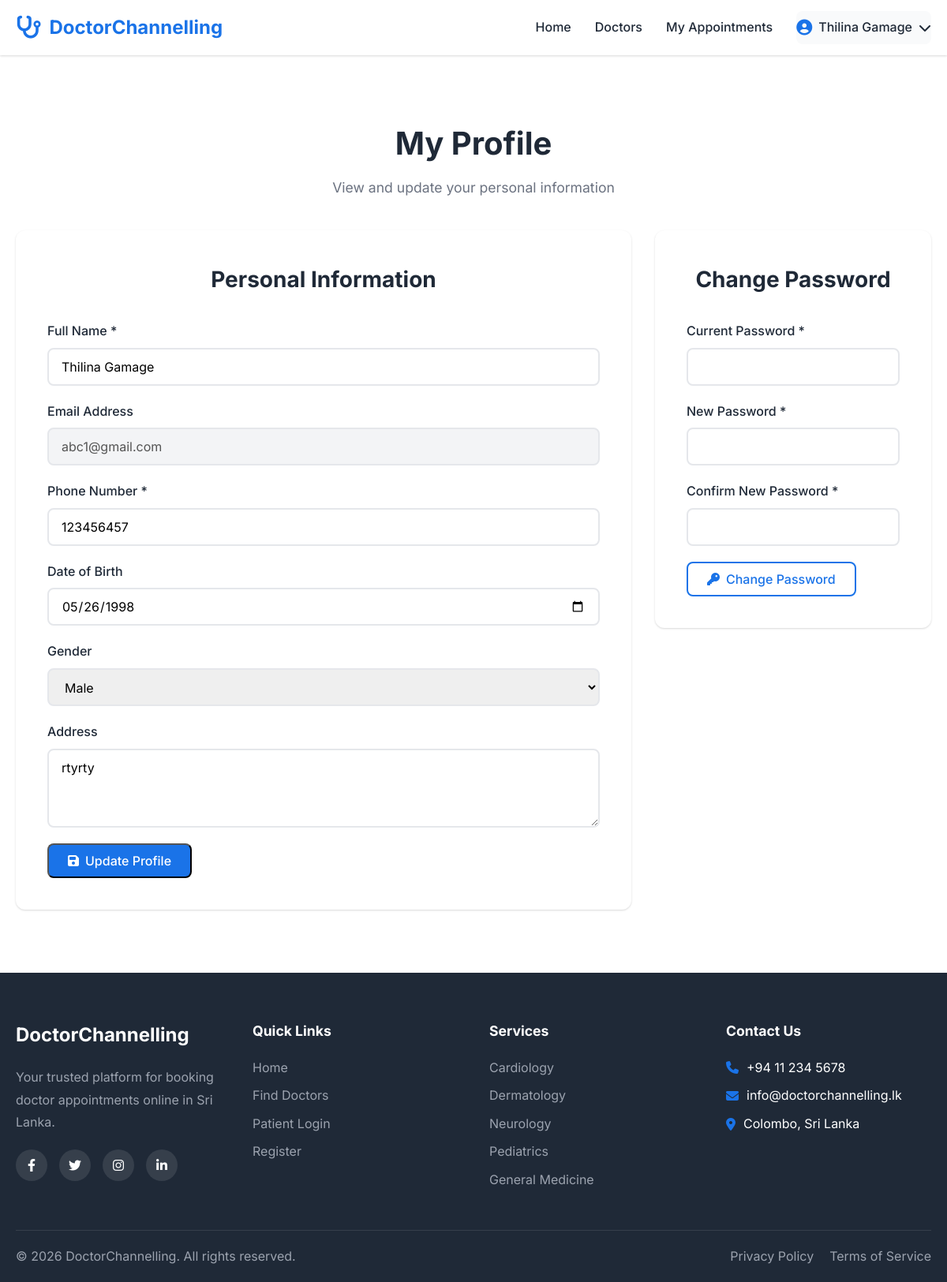
Page /profile.php (signed in) on the committed database.
### tables this page shows
CREATE TABLE `patients` (
  `patient_id` int(11) NOT NULL,
  `full_name` varchar(100) NOT NULL,
  `email` varchar(100) NOT NULL,
  `password_hash` varchar(255) NOT NULL,
  `phone` varchar(20) NOT NULL,
  `date_of_birth` date DEFAULT NULL,
  `gender` enum('male','female','other') DEFAULT 'male',
  `address` text DEFAULT NULL,
  `registered_at` timestamp NOT NULL DEFAULT current_timestamp()
);

### profile.php (the view, shortened to what this page needs)
<?php
require_once 'includes/header.php';
require_once 'config/db.php';
$patient_id = $_SESSION['patient_id'];
$stmt = $conn->prepare("SELECT * FROM patients WHERE patient_id = ?");
$stmt->bind_param("i", $patient_id);
$stmt->execute();
$patient = $stmt->get_result()->fetch_assoc();
?>
<section class="main-content">
    <div class="container">
        <div class="page-title">
            <h1>My Profile</h1>
            <p>View and update your personal information</p>
        </div>
        <div style="display: grid; grid-template-columns: 1fr 350px; gap: 30px;">
            <div>
                <div class="form-container" style="max-width: 100%;">
                    <h2>Personal Information</h2>
                    <form action="profile.php" method="POST">
                        <div class="form-group">
                            <label for="full_name">Full Name *</label>
                            <input type="text" id="full_name" name="full_name" required value="<?php echo htmlspecialchars($patient['full_name']); ?>">
                        </div>
                        <div class="form-group">
                            <label for="email">Email Address</label>
                            <input type="email" disabled value="<?php echo htmlspecialchars($patient['email']); ?>" style="background: var(--bg-gray);">
                        </div>
                        <div class="form-group">
                            <label for="phone">Phone Number *</label>
                            <input type="tel" id="phone" name="phone" required value="<?php echo htmlspecialchars($patient['phone']); ?>">
                        </div>
                        <div class="form-group">
                            <label for="date_of_birth">Date of Birth</label>
                            <input type="date" id="date_of_birth" name="date_of_birth" value="<?php echo htmlspecialchars($patient['date_of_birth'] ?? ''); ?>">
                        </div>
                        <div class="form-group">
                            <label for="gender">Gender</label>
                            <select id="gender" name="gender">
                                <option value="male" <?php echo ($patient['gender'] ?? '') === 'male' ? 'selected' : ''; ?>>Male</option>
                            </select>
                        </div>
                        <div class="form-group">
                            <label for="address">Address</label>
                            <textarea id="address" name="address" rows="3"><?php echo htmlspecialchars($patient['address'] ?? ''); ?></textarea>
                        </div>
                        <button type="submit" class="btn-primary">
                            <i class="fas fa-save"></i> Update Profile
                        </button>
                    </form>
                </div>
            </div>
            <div>
                <div class="form-container" style="max-width: 100%;">
                    <h2>Change Password</h2>
                    <form action="profile.php" method="POST">
                        <div class="form-group">
                            <label for="current_password">Current Password *</label>
                            <input type="password" id="current_password" name="current_password" required>
                        </div>
                        <div class="form-group">
                            <label for="new_password">New Password *</label>
                            <input type="password" id="new_password" name="new_password" required minlength="6">
                        </div>
                        <div class="form-group">
                            <label for="confirm_password">Confirm New Password *</label>
                            <input type="password" id="confirm_password" name="confirm_password" required>
                        </div>
                        <button type="submit" class="btn-outline">
                            <i class="fas fa-key"></i> Change Password
                        </button>
                    </form>
                </div>
            </div>
        </div>
    </div>
</section>
<?php require_once 'includes/footer.php'; ?>

### assets/css/style.css (style rules this page uses)
:root { --primary-color: #1a73e8; --primary-dark: #1557b0; --primary-light: #e8f0fe; --accent-color: #0d9e8a; --accent-dark: #0a7d70; --accent-light: #e0f7f5; --text-dark: #1f2937; --text-gray: #6b7280; --text-light: #9ca3af; --white: #ffffff; --bg-light: #f9fafb; --bg-gray: #f3f4f6; --border-color: #e5e7eb; --success: #10b981; --warning: #f59e0b; --error: #ef4444; --shadow-sm: 0 1px 2px 0 rgba(0, 0, 0, 0.05); --shadow: 0 1px 3px 0 rgba(0, 0, 0, 0.1), 0 1px 2px 0 rgba(0, 0, 0, 0.06); --shadow-md: 0 4px 6px -1px rgba(0, 0, 0, 0.1), 0 2px 4px -1px rgba(0, 0, 0, 0.06); --shadow-lg: 0 10px 15px -3px rgba(0, 0, 0, 0.1), 0 4px 6px -2px rgba(0, 0, 0, 0.05); --radius: 8px; --radius-lg: 12px; --transition: all 0.3s ease; }
*, *::before, *::after { margin: 0; padding: 0; box-sizing: border-box; }
input, select, textarea { display: block !important; visibility: visible !important; opacity: 1 !important; }
html { scroll-behavior: smooth; }
body { font-family: 'Inter', -apple-system, BlinkMacSystemFont, 'Segoe UI', Roboto, sans-serif; font-size: 16px; line-height: 1.6; color: var(--text-dark); background-color: var(--white); min-height: 100vh; display: flex; flex-direction: column; }
button, input, select, textarea { font-family: inherit; font-size: inherit; }
.container { max-width: 1200px; margin: 0 auto; padding: 0 20px; }
.btn-primary { display: inline-flex; align-items: center; gap: 8px; padding: 10px 24px; background: var(--primary-color); color: var(--white); border-radius: var(--radius); font-weight: 500; transition: var(--transition); }
.btn-outline { display: inline-flex; align-items: center; gap: 8px; padding: 10px 24px; background: transparent; color: var(--primary-color); border: 2px solid var(--primary-color); border-radius: var(--radius); font-weight: 500; transition: var(--transition); }
.main-content { flex: 1; padding: 40px 0; }
.page-title { text-align: center; margin-bottom: 40px; }
.page-title h1 { font-size: 2.5rem; color: var(--text-dark); margin-bottom: 10px; }
.page-title p { color: var(--text-gray); font-size: 1.1rem; }
.form-container { max-width: 500px; margin: 0 auto; background: var(--white); padding: 40px; border-radius: var(--radius-lg); box-shadow: var(--shadow); }
.form-container h2 { text-align: center; margin-bottom: 30px; font-size: 1.75rem; }
.form-group { margin-bottom: 20px; display: block; visibility: visible; }
.form-group label { display: block; font-weight: 500; margin-bottom: 8px; color: var(--text-dark); }
.form-group input, .form-group select, .form-group textarea { width: 100%; padding: 12px 16px; border: 2px solid var(--border-color); border-radius: var(--radius); transition: var(--transition); display: block !important; visibility: visible !important; opacity: 1 !important; position: relative !important; height: 48px; box-sizing: border-box; }
.form-group input[type="text"], .form-group input[type="email"], .form-group input[type="password"], .form-group input[type="tel"], .form-group input[type="date"], .form-group input[type="time"], .form-group select, .form-group textarea { display: block !important; visibility: visible !important; opacity: 1 !important; position: relative !important; }
.form-group textarea { resize: vertical; min-height: 100px; }
.form-group input, .form-group select, .form-group textarea { width: 100%; padding: 12px 16px; border: 2px solid var(--border-color); border-radius: var(--radius); transition: var(--transition); display: block !important; visibility: visible !important; opacity: 1 !important; }
.form-group input[type="text"], .form-group input[type="email"], .form-group input[type="password"], .form-group input[type="tel"], .form-group input[type="date"], .form-group input[type="time"], .form-group select, .form-group textarea { display: block !important; visibility: visible !important; opacity: 1 !important; }

### rows in the picture
patients: full_name "Thilina Gamage", email "abc1@gmail.com", phone "123456457", date_of_birth "05/26/1998", gender "Male", address "rtyrty"

### other values in the picture
$patient_name "Thilina Gamage"
